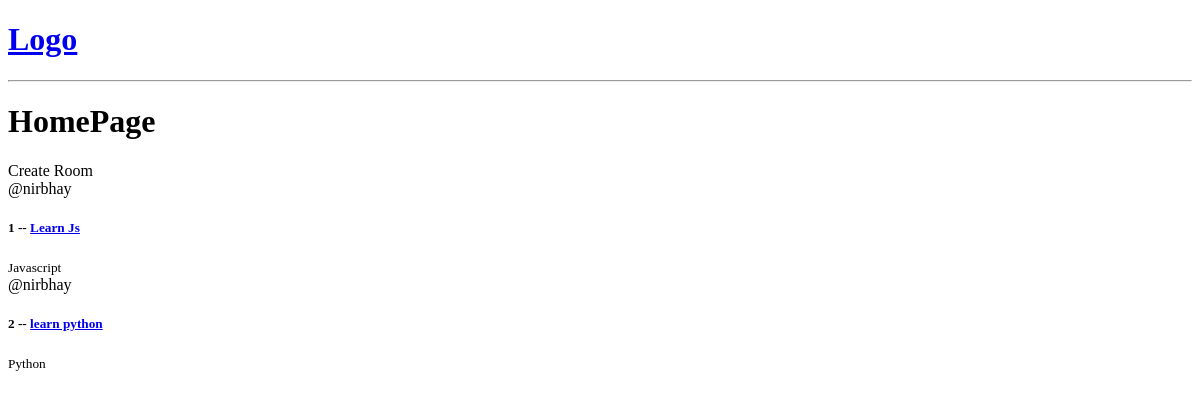
Before: / with the older database file.
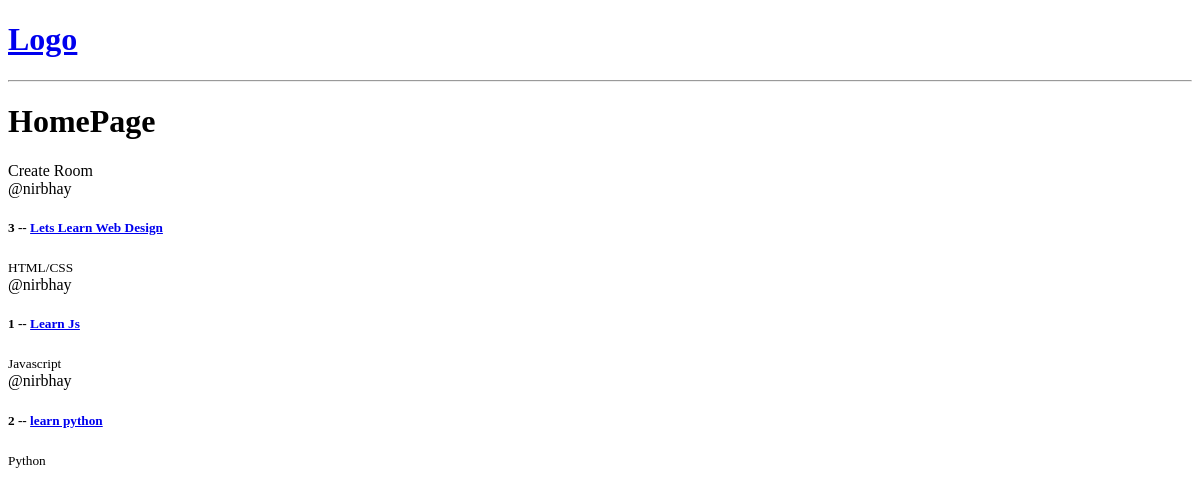
After: the same page with the newer database file.
### base/models.py (models this page shows, shortened)
class Room(models.Model):
    host = models.ForeignKey(User, on_delete=models.SET_NULL,null=True)
    topic = models.ForeignKey(Topic, on_delete=models.SET_NULL,null=True)
    name = models.CharField(max_length=200)
    description= models.TextField(null=True, blank=True)
    updated = models.DateTimeField(auto_now=True)
    created = models.DateTimeField(auto_now_add=True)
    class Meta:
        ordering=['-updated','-created']

class Topic(models.Model):
    name = models.CharField(max_length=200)

### base/views.py (the view)
# urls.py: 2. Add a URL to urlpatterns:  path('', views.home, name='home')
def home(request):
    rooms=Room.objects.all()
    context={'rooms':rooms}
    return render(request,'base/home.html',context)

### base/templates/base/home.html (shortened to what this page needs)
<!DOCTYPE html>
{% extends 'main.html' %}
{%block content %}
    <h1>HomePage</h1>
<div>
    <a herf="{% url 'create-room' }">Create Room</a>
    <div>
        {% for room in rooms %}
            <div>
                <span>@{{room.host.username}}</span>
                <h5>{{room.id}} -- <a href="{% url 'room' room.id %}">{{room.name}}</a></h5>
                <small>{{room.topic.name}}</small>
            </div>
    </div>
</div>
</html>
{% endblock content %}

### templates/main.html (shortened to what this page needs)
<!DOCTYPE html>
<html lang="en">
<head>
</head>
<body>
    {% include 'navbar.html' %}
    {% block content %}
    {% endblock %}
</body>
</html>

### templates/navbar.html
<a href="/">
    <h1>Logo</h1>
</a>
<hr>

Changed rows visible on the page:
added Room: host.username "nirbhay", id "3", name "Lets Learn Web Design", topic.name "HTML/CSS"
